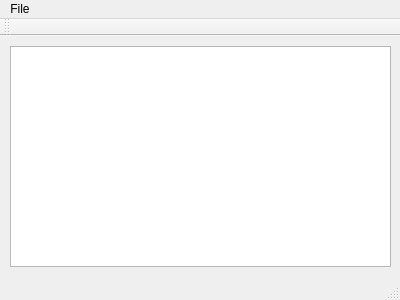
<?xml version="1.0" encoding="UTF-8"?>
<ui version="4.0">
 <class>MainWindow</class>
 <widget class="QMainWindow" name="MainWindow">
  <property name="geometry">
   <rect>
    <x>0</x>
    <y>0</y>
    <width>400</width>
    <height>300</height>
   </rect>
  </property>
  <property name="windowTitle">
   <string>MainWindow</string>
  </property>
  <widget class="QWidget" name="centralWidget">
   <widget class="QPlainTextEdit" name="plainTextEdit">
    <property name="geometry">
     <rect>
      <x>10</x>
      <y>10</y>
      <width>381</width>
      <height>221</height>
     </rect>
    </property>
   </widget>
  </widget>
  <widget class="QMenuBar" name="menuBar">
   <property name="geometry">
    <rect>
     <x>0</x>
     <y>0</y>
     <width>400</width>
     <height>23</height>
    </rect>
   </property>
   <widget class="QMenu" name="menuFile">
    <property name="title">
     <string>File</string>
    </property>
    <addaction name="actionNew_Window"/>
   </widget>
   <addaction name="menuFile"/>
  </widget>
  <widget class="QToolBar" name="mainToolBar">
   <attribute name="toolBarArea">
    <enum>TopToolBarArea</enum>
   </attribute>
   <attribute name="toolBarBreak">
    <bool>false</bool>
   </attribute>
  </widget>
  <widget class="QStatusBar" name="statusBar"/>
  <action name="actionNew_Window">
   <property name="text">
    <string>New Window</string>
   </property>
  </action>
 </widget>
 <layoutdefault spacing="6" margin="11"/>
 <resources/>
 <connections/>
</ui>
